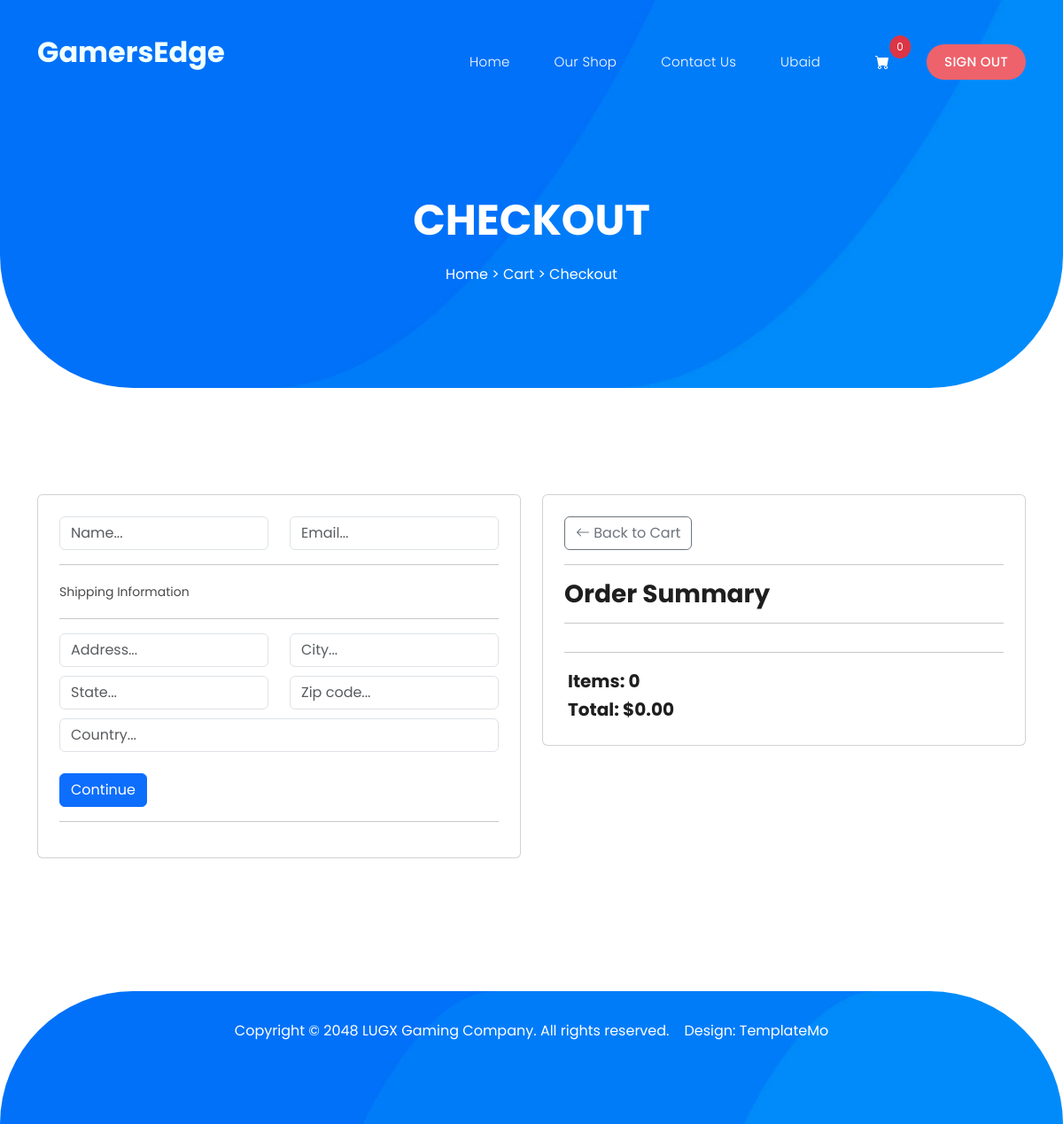
Page /checkout/ (signed in) on the earlier database version.
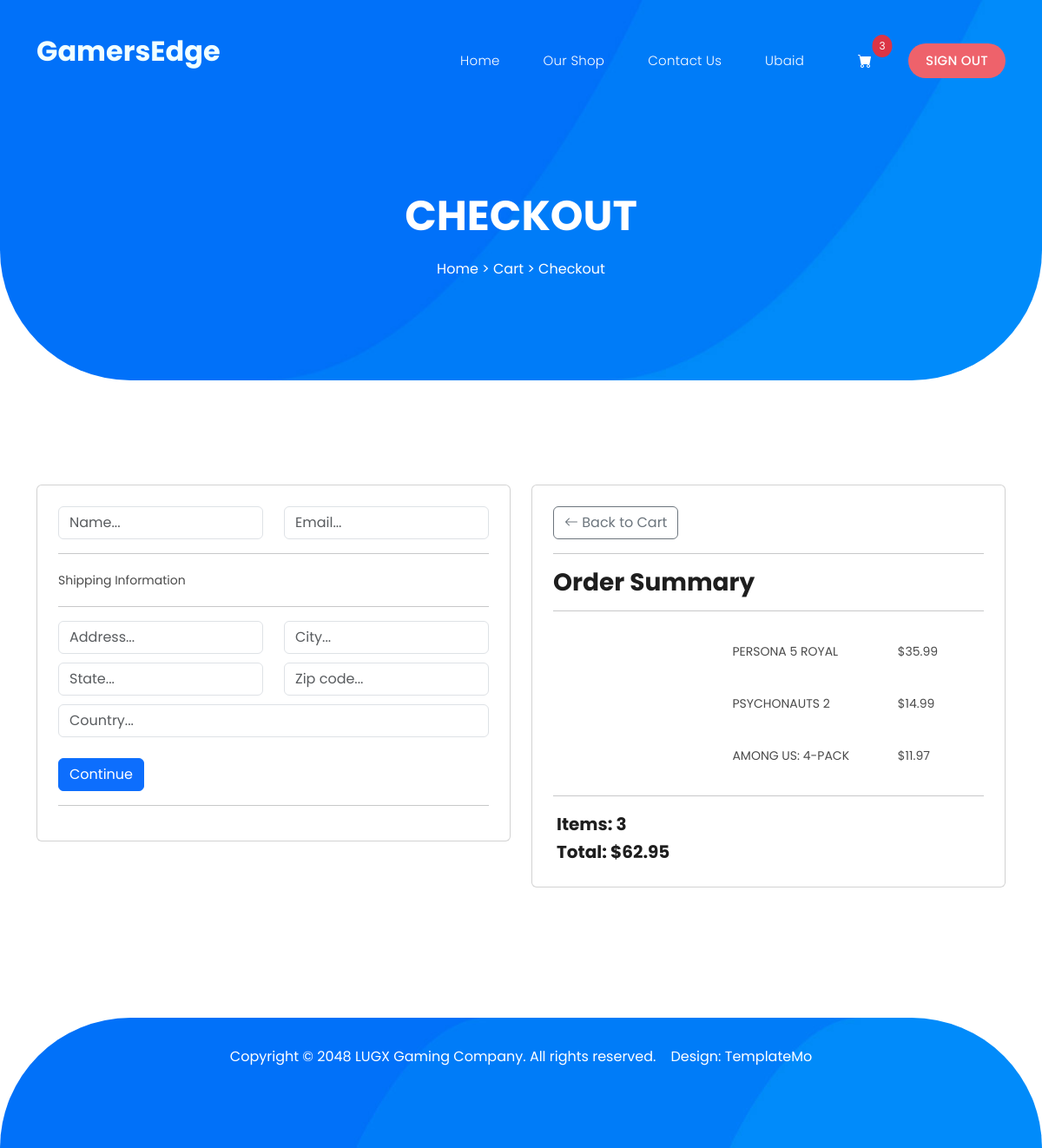
Same page on the later database version.
### games/models.py (models this page shows, shortened)
class GameItem(models.Model):
    customer = models.ForeignKey(User, on_delete=models.SET_NULL, null=True, blank=True)
    game = models.ForeignKey(Game, on_delete=models.SET_NULL, null=True)
    order = models.ForeignKey(GameOrder, on_delete=models.SET_NULL, null=True)
    date_added = models.DateTimeField(auto_now_add=True)
    @property
    def get_total(self):
        price = self.game.price
        return price
    @property
    def quantity(self):
        return 1

class Game(models.Model):
    title = models.CharField(max_length=100)
    image_url = models.URLField()
    image_cover_url = models.URLField()
    price = models.DecimalField(max_digits=10, decimal_places=2)
    publisher = models.CharField(max_length=100)
    Description = models.TextField(blank=True)
    genres = models.ManyToManyField(Genre)

### games/views.py (the view)
# urls.py: path("checkout/", views.checkoutView, name='checkout'),
def checkoutView(request):
    games = GameItem.objects.filter(customer=request.user)
    cart_items, cart_total, order = get_user_order(request)
    context = {'cartItems': cart_items, 'games': games,
                'cartTotal': cart_total, 'order': order}
    return render(request, 'games/checkout.html', context)

### games/models.py (called while the page is built)
    @property
    def get_cart_total(self):
        gameitems = self.gameitem_set.all()
        total = sum([gameitem.get_total for gameitem in gameitems])
        return total

    @property
    def get_cart_items(self):
        gameitems = self.gameitem_set.all()
        total = sum([gameitem.quantity for gameitem in gameitems])
        return total

### games/utils.py (called while the page is built)
def get_user_order(request):
    if request.user.is_authenticated:
        user = request.user
        order, created = GameOrder.objects.get_or_create(customer=user)
        item = order.gameitem_set.all()
        cart_items = order.get_cart_items
        cart_total = order.get_cart_total
    else:
        items = []
        order = {'get_cart_total': 0, 'get_cart_items': 0, 'shipping': False}
        cart_items = order['get_cart_items']
        cart_total = order['get_cart_total']
    return cart_items, cart_total, order

### games/templates/games/checkout.html (shortened to what the changed rows need)
{% extends 'main.html' %}
{% load static %}
{% block content %}
<div class="checkout-page section">
    <div class="container">
        <div class="row">
            <br>
            <div class="col-lg-6" id="item-info">
              <div class="card p-4">
                {% for game_item in games.all %}
                <div class="row p-3 align-items-center">
                  <div style="flex:2"><p>{{ game_item.game.title }}</p></div>
                  <div style="flex:1"><p>${{ game_item.game.price }}</p></div>
                </div>
                {% endfor %}
                <div>
                  <h5 class="p-1">Items: {{cartItems}}</h5>
                  <h5 class="p-1">Total: ${{cartTotal|floatformat:2}}</h5>
                </div>
              </div>
            </div>
        </div>
    </div>
</div>
{% endblock content %}

### templates/navbar.html (shortened to what this page needs)
{% load static %}
<nav class="main-nav">
    <a href="{% url 'home' %}" class="logo">
        <h2 style="color: azure;">GamersEdge</h2>
    </a>
    <ul class="nav">
        <li><a href="{% url 'home' %}">Home</a></li>
        <li><a href="{% url 'shop' %}">Our Shop</a></li>
        <li><a href="{% url 'contact' %}">Contact Us</a></li>
        {% if request.user.is_authenticated %}
        <li><a href="{% url 'profile' %}">{{ request.user.username }}</a></li>
        <li>
            <a href="{% url 'cart' %}">
                <button type="button" class="btn btn-primary position-relative" style="background: None; border: 0;">
                    <i class="bi bi-cart-fill"></i>
                    <span class="position-absolute top-0 start-100 translate-middle px-2 py-1 bg-danger rounded-circle" style="font-size: 12px;">
                      <span>{{cartItems}}</span>
                    </span>
                  </button>
            </a>
        </li>
        <li><a href="{% url 'logout' %}">Sign Out</a></li>
        {% else %}
        <li><a href="{% url 'login' %}">Sign In</a></li>
        {% endif %}
    </ul>
</nav>

Differences in the rows shown:
added GameItem: game "PERSONA 5 ROYAL", game.price "35.99"
added GameItem: game "PSYCHONAUTS 2", game.price "14.99"
added GameItem: game "AMONG US: 4-PACK", game.price "11.97"
Other differences:
{{ cartItems }}: "0" → "3"
{{ cartTotal|floatformat:2 }}: "0.00" → "62.95"
